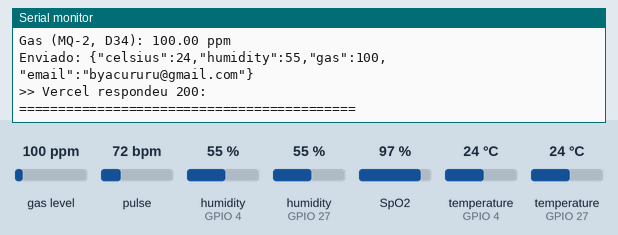
A sketch run on a simulated ESP32. On the bench: the last lines printed to the serial monitor. Inputs (shaded band) come from the test bench; at power-on: gas level 100 ppm, pulse 72 bpm, humidity (sensors on GPIO 4, GPIO 27) 55 %, SpO2 97 %, temperature (sensors on GPIO 4, GPIO 27) 24 °C. WiFi joins after 1.5 s; servers stay silent unless stated; uploads are accepted with an empty reply.

Above: at 5.2 s.
5.3 s: gas level set to 20 ppm
At 7.22 s:
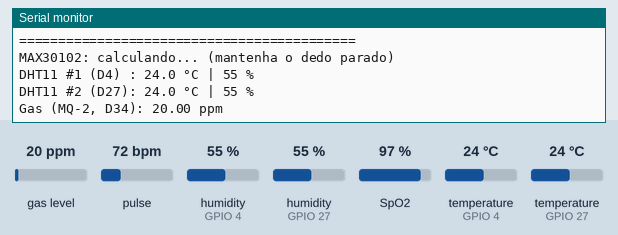
11.5 s: pulse set to 42 bpm
At 12.1 s:
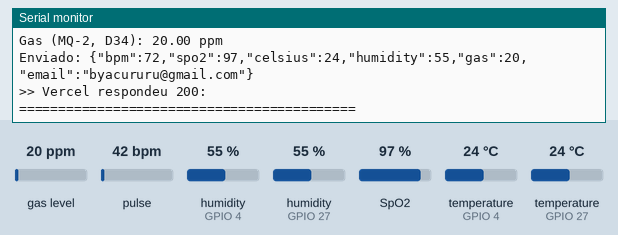
13.0 s: humidity (sensor on GPIO 4) set to 22 %
At 14.2 s:
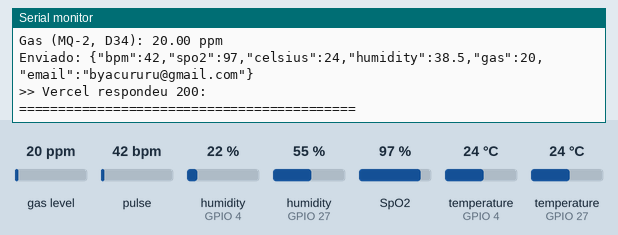
14.5 s: humidity (sensor on GPIO 27) set to 22 %
16.0 s: SpO2 set to 80 %
At 16.9 s:
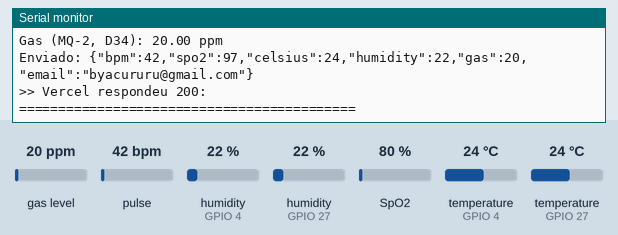
17.5 s: temperature (sensor on GPIO 4) set to 19 °C
At 20.4 s:
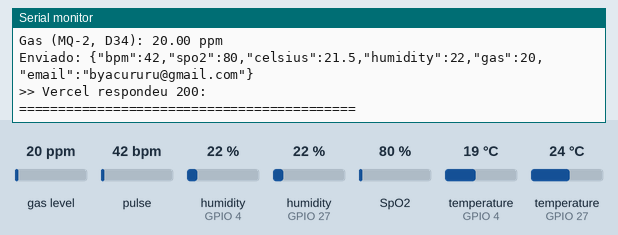
Timing chart, 0 to 21.9 s (numbered marks = the images above; inputs shaded):
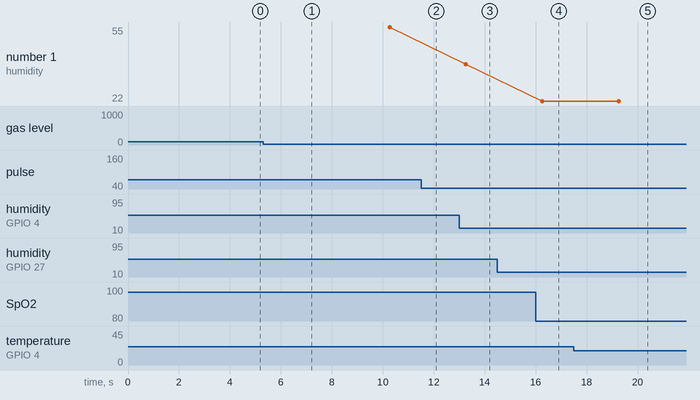

Measured:
- after the input at 5.3 s, the serial monitor: prints a new line after 1.8 s (image 1)
- after the input at 13.0 s, the serial monitor: prints a new line at once (image 3)
- after the input at 17.5 s, the serial monitor: prints a new line after 1.5 s (image 5)
- plotted number 1: 55 → 38.5 after the input at 13.0 s

The sketch:

vitalcare_esp32.ino
```cpp
#include <Wire.h>
#include <DHT.h>
#include <MAX30105.h>
#include <MQUnifiedsensor.h>
#include <WiFi.h>
#include <HTTPClient.h>
#include <WiFiClientSecure.h>
#include <WebSocketsClient.h>   // biblioteca "WebSockets" (Markus Sattler)
#include <ArduinoJson.h>        // biblioteca "ArduinoJson" (Benoit Blanchon)
#include "spo2_algorithm.h"     // vem junto com a biblioteca do MAX30105 (SparkFun)

// ==========================================================
//  CONFIGURACAO - troque so o que esta entre aspas
// ==========================================================
const char* WIFI_SSID     = "NOME_DA_REDE";           // qualquer Wi-Fi 2.4 GHz com internet
const char* WIFI_PASSWORD = "SENHA_DA_REDE";
const char* ACCOUNT_EMAIL = "byacururu@gmail.com";    // e-mail da conta usada para entrar no app
const char* SENSOR_KEY    = "";                       // deixe vazio (so use se colocar SENSOR_KEY no .env)

// Para onde vao as leituras:
//   1 = site na Vercel (https://tccvital-3.vercel.app) pela internet. Nao precisa do computador ligado.
//   0 = backend no computador (npm run dev), em tempo real. Computador, celular e ESP no mesmo Wi-Fi.
#define ENVIAR_PARA_VERCEL 1
const char* VERCEL_URL    = "https://tccvital-3.vercel.app/api/sensores";
const char* SERVER_HOST   = "192.168.42.115";         // so no modo 0: IP que aparece no terminal do npm run dev
const uint16_t SERVER_PORT = 3000;

// ==========================================================
//  LIGACOES (ESP32 DevKit 30 pinos)
//
//  MAX30102:  VIN -> 3V3   GND -> GND   SDA -> D21   SCL -> D22
//  DHT11 #1:  VCC -> 3V3   DATA -> D4    GND -> GND
//  DHT11 #2:  VCC -> 3V3   DATA -> D27   GND -> GND
//             (resistor de 10k entre DATA e 3V3 em cada DHT11)
//  MQ:        VCC -> VIN (5V)   GND -> GND   DO -> nada
//             AO -> 10k -> D34 -> 20k (2x 10k) -> GND
// ==========================================================

// ------------------ DHT11 ------------------
#define DHT1_PIN 4       // D4
#define DHT2_PIN 27      // D27
#define DHTTYPE DHT11
DHT dht1(DHT1_PIN, DHTTYPE);
DHT dht2(DHT2_PIN, DHTTYPE);

// ------------------ MAX30102 (I2C) ------------------
#define SDA_PIN 21       // D21
#define SCL_PIN 22       // D22
MAX30105 particleSensor;
bool maxOk = false;

// Batimentos e oxigenacao: 100 amostras (4 s a 25 por segundo), recalcula a cada 25 novas
const int32_t TAMANHO_BUFFER = 100;
uint32_t irBuffer[TAMANHO_BUFFER];
uint32_t redBuffer[TAMANHO_BUFFER];
int32_t amostras = 0;
int32_t bpm = 0, spo2 = 0;
int8_t bpmValido = 0, spo2Valido = 0;
long irValue = 0;

// ------------------ MQ (ex.: MQ-2) ------------------
#define Board ("ESP-32")
#define Pin (34)                 // D34
#define Type ("MQ-2")            // Mude para o seu modelo (ex.: "MQ-135")
#define Voltage_Resolution (3.3)
#define ADC_Bit_Resolution (12)
#define RatioMQ2CleanAir (9.83)  // MQ-2 = 9.83 | MQ-135 = 3.6

MQUnifiedsensor MQ(Board, Voltage_Resolution, ADC_Bit_Resolution, Pin, Type);
bool mqOk = false;

// ------------------ Conexao com o backend ------------------
WebSocketsClient webSocket;
bool conectado = false;
WiFiClientSecure clienteHttps;
HTTPClient http;

// ------------------ Tempo ------------------
unsigned long tempoAnteriorSensores = 0;
const long intervaloSensores = 3000;

// Le um DHT11, mostra no Monitor Serial e devolve se deu certo
bool leDHT(const char* nome, DHT& sensor, float& temperatura, float& umidade) {
  umidade = sensor.readHumidity();
  temperatura = sensor.readTemperature();
  Serial.print(nome);
  if (isnan(umidade) || isnan(temperatura)) {
    Serial.println(": falha na leitura (confira DATA, VCC, GND e o resistor de 10k)");
    return false;
  }
  Serial.print(": ");
  Serial.print(temperatura, 1); Serial.print(" °C | ");
  Serial.print(umidade, 0);     Serial.println(" %");
  return true;
}

// Chamado o tempo todo no loop: junta as amostras do MAX30102 sem travar o Wi-Fi
void leOximetro() {
  if (!maxOk) return;
  particleSensor.check();
  while (particleSensor.available()) {
    redBuffer[amostras] = particleSensor.getFIFORed();
    irBuffer[amostras] = particleSensor.getFIFOIR();
    irValue = irBuffer[amostras];
    particleSensor.nextSample();
    amostras++;

    if (amostras == TAMANHO_BUFFER) {
      maxim_heart_rate_and_oxygen_saturation(irBuffer, TAMANHO_BUFFER, redBuffer, &spo2, &spo2Valido, &bpm, &bpmValido);
      // descarta as 25 amostras mais antigas e continua enchendo
      memmove(irBuffer, irBuffer + 25, (TAMANHO_BUFFER - 25) * sizeof(uint32_t));
      memmove(redBuffer, redBuffer + 25, (TAMANHO_BUFFER - 25) * sizeof(uint32_t));
      amostras = TAMANHO_BUFFER - 25;
    }
  }
}

// O e-mail vai no endereco, entao caracteres como + viram %2B
String codificaUrl(const char* texto) {
  String saida;
  for (const char* c = texto; *c; c++) {
    if (isalnum(*c) || *c == '-' || *c == '_' || *c == '.' || *c == '@') saida += *c;
    else { char hex[4]; snprintf(hex, sizeof(hex), "%%%02X", (unsigned char)*c); saida += hex; }
  }
  return saida;
}

void eventoWebSocket(WStype_t tipo, uint8_t* dados, size_t tamanho) {
  if (tipo == WStype_CONNECTED) {
    conectado = true;
    Serial.println(">> Conectado ao backend VitalCare");
  } else if (tipo == WStype_DISCONNECTED) {
    if (conectado) Serial.println(">> Desconectado do backend, tentando de novo...");
    conectado = false;
  } else if (tipo == WStype_TEXT) {
    // resposta do backend: {"type":"ok",...} ou {"type":"erro","message":"..."}
    Serial.print(">> Backend: ");
    Serial.write(dados, tamanho);
    Serial.println();
  }
}

void setup() {
  Serial.begin(115200);
  delay(500);
  Serial.println("--- Inicializando Sistema Multisensores ---");

  // 1. DHT11
  dht1.begin();
  dht2.begin();
  Serial.println("DHT11 (D4 e D27) inicializados.");

  // 2. MAX30102 no I2C (D21 / D22)
  Wire.begin(SDA_PIN, SCL_PIN);
  maxOk = particleSensor.begin(Wire, I2C_SPEED_STANDARD);
  if (!maxOk) {
    Serial.println("ATENCAO: MAX30102 nao encontrado. Confira SDA=D21, SCL=D22, VIN=3V3, GND.");
  } else {
    // brilho 60, media 4, vermelho + IR, 100 Hz -> 25 amostras/s (o calculo de batimentos precisa disso)
    particleSensor.setup(60, 4, 2, 100, 411, 4096);
    Serial.println("MAX30102 inicializado com sucesso.");
  }

  // 3. MQ: calibracao em ar limpo
  MQ.setRegressionMethod(1);
  MQ.setA(574.25); MQ.setB(-2.222);
  MQ.init();

  Serial.print("Calibrando o MQ em ar limpo...");
  float calcR0 = 0;
  for (int i = 1; i <= 10; i++) {
    MQ.update();
    calcR0 += MQ.calibrate(RatioMQ2CleanAir);
    delay(200);
  }
  Serial.println(" concluido!");

  if (isinf(calcR0) || calcR0 <= 0) {
    Serial.println("ERRO no MQ: confira AO -> divisor -> D34, VCC -> VIN e GND.");
  } else {
    MQ.setR0(calcR0 / 10);
    mqOk = true;
    Serial.print("R0 = "); Serial.println(calcR0 / 10);
  }

  // 4. Wi-Fi
  WiFi.mode(WIFI_STA);
  WiFi.begin(WIFI_SSID, WIFI_PASSWORD);
  Serial.print("Conectando no Wi-Fi ");
  Serial.print(WIFI_SSID);
  while (WiFi.status() != WL_CONNECTED) {
    delay(500);
    Serial.print(".");
  }
  Serial.print("\nWi-Fi conectado. IP do ESP: ");
  Serial.println(WiFi.localIP());

#if ENVIAR_PARA_VERCEL
  // 5. Site na Vercel (HTTPS)
  clienteHttps.setInsecure();   // nao confere o certificado (suficiente para o prototipo)
  http.setReuse(true);          // mantem a conexao aberta entre um envio e outro (mais rapido)
  Serial.print("Enviando as leituras para "); Serial.println(VERCEL_URL);
#else
  // 5. Backend no computador (WebSocket)
  String caminho = String("/ws?email=") + codificaUrl(ACCOUNT_EMAIL);
  if (strlen(SENSOR_KEY)) caminho += String("&key=") + codificaUrl(SENSOR_KEY);
  webSocket.begin(SERVER_HOST, SERVER_PORT, caminho);
  webSocket.onEvent(eventoWebSocket);
  webSocket.setReconnectInterval(3000);       // backend reiniciou? tenta de novo a cada 3 s
  webSocket.enableHeartbeat(15000, 3000, 2);  // percebe quando a conexao caiu
  Serial.print("Conectando no backend ws://");
  Serial.print(SERVER_HOST); Serial.print(":"); Serial.print(SERVER_PORT); Serial.println("/ws ...");
#endif
}

#if ENVIAR_PARA_VERCEL
// Manda as leituras para a Vercel, que salva no banco; o app mostra em ate 5 segundos
void enviaVercel(JsonDocument& leitura) {
  if (WiFi.status() != WL_CONNECTED) {
    Serial.println("Vercel: sem Wi-Fi, tentando reconectar...");
    WiFi.reconnect();
    return;
  }
  leitura["email"] = ACCOUNT_EMAIL;
  String json;
  serializeJson(leitura, json);

  http.begin(clienteHttps, VERCEL_URL);
  http.setTimeout(8000);
  http.addHeader("Content-Type", "application/json");
  if (strlen(SENSOR_KEY)) http.addHeader("x-sensor-key", SENSOR_KEY);
  int status = http.POST(json);
  Serial.print("Enviado: "); Serial.println(json);
  Serial.print(">> Vercel respondeu "); Serial.print(status); Serial.print(": ");
  Serial.println(status > 0 ? http.getString() : http.errorToString(status));
  http.end();
}
#endif

void loop() {
#if !ENVIAR_PARA_VERCEL
  webSocket.loop();   // precisa rodar o tempo todo
#endif
  leOximetro();       // precisa rodar o tempo todo

  unsigned long tempoAtual = millis();
  if (tempoAtual - tempoAnteriorSensores >= intervaloSensores) {
    tempoAnteriorSensores = tempoAtual;
    JsonDocument leitura;   // o que vai para o app

    Serial.println("\n===========================================");

    if (!maxOk) {
      Serial.println("MAX30102: nao conectado");
    } else if (irValue > 50000) {
      Serial.print("MAX30102: ");
      if (bpmValido)  { Serial.print(bpm);  Serial.print(" bpm  "); leitura["bpm"] = bpm; }
      if (spo2Valido) { Serial.print(spo2); Serial.print(" % SpO2"); leitura["spo2"] = spo2; }
      if (!bpmValido && !spo2Valido) Serial.print("calculando... (mantenha o dedo parado)");
      Serial.println();
    } else {
      Serial.println("MAX30102: sem dedo no sensor");
    }

    // Os dois DHT11: manda a media dos que leram certo
    float t1, u1, t2, u2;
    bool ok1 = leDHT("DHT11 #1 (D4) ", dht1, t1, u1);
    bool ok2 = leDHT("DHT11 #2 (D27)", dht2, t2, u2);
    if (ok1 || ok2) {
      leitura["celsius"]  = ok1 && ok2 ? (t1 + t2) / 2 : (ok1 ? t1 : t2);
      leitura["humidity"] = ok1 && ok2 ? (u1 + u2) / 2 : (ok1 ? u1 : u2);
    }

    MQ.update();
    float ppm = MQ.readSensor();
    Serial.print("Gas ("); Serial.print(Type); Serial.print(", D34): ");
    Serial.print(ppm); Serial.println(" ppm");
    if (mqOk && isfinite(ppm)) leitura["gas"] = ppm;

    // Envia para o backend, que salva e mostra no app
#if ENVIAR_PARA_VERCEL
    if (leitura.size() > 0) enviaVercel(leitura);
#else
    if (!conectado) {
      Serial.println("Backend: aguardando conexao (o npm run dev esta rodando? o IP esta certo?)");
    } else if (leitura.size() > 0) {
      String json;
      serializeJson(leitura, json);
      webSocket.sendTXT(json);
      Serial.print("Enviado: "); Serial.println(json);
    }
#endif

    Serial.println("===========================================");
  }
}
```
